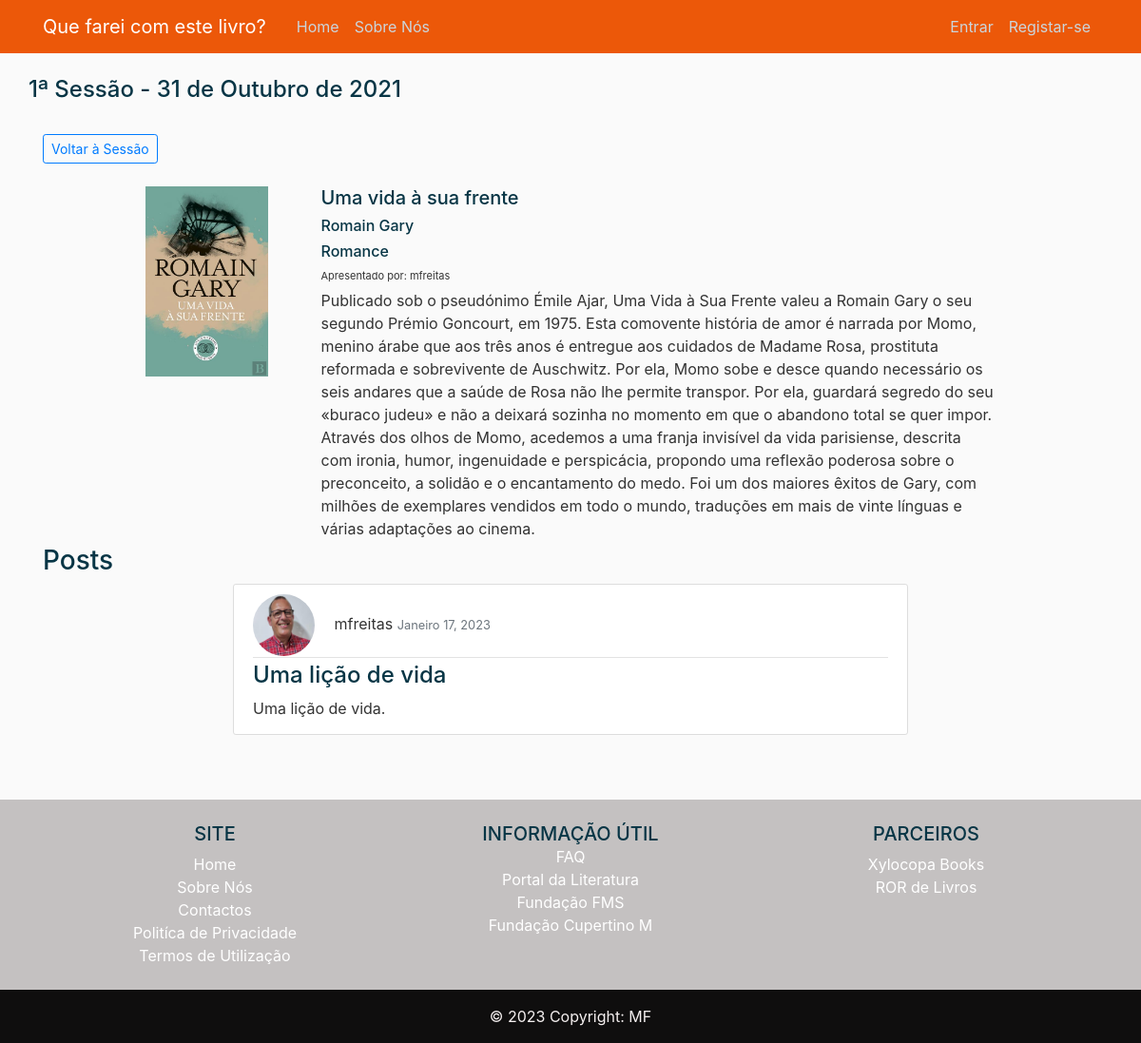
The page /detalhe-livro/1/ on the database its author committed.
### books/models.py (models this page shows, shortened)
class Books(models.Model):
    sessaoid = models.ForeignKey(Sessoes, on_delete=models.CASCADE)
    book_name = models.CharField(max_length=100)
    author = models.CharField(max_length=50, default='Autor')
    description = models.CharField(max_length=250)
    sinopse = models.TextField()
    image = models.ImageField(upload_to='books/')
    presented_by = models.ForeignKey(User, on_delete=models.CASCADE)

class Sessoes(models.Model):
    title = models.CharField(max_length=100)
    sessao_date = models.DateField()

class Posts(models.Model):
    bookid = models.ForeignKey(Books, on_delete=models.CASCADE)
    title = models.CharField(max_length=100)
    content =models.TextField()
    date_posted = models.DateTimeField(default=timezone.now)
    posted_by = models.ForeignKey(User, on_delete=models.CASCADE)

### users/models.py (models this page shows, shortened)
class Profile(models.Model):
    user = models.OneToOneField(User, on_delete=models.CASCADE)
    image = models.ImageField(default='default.jpg', upload_to='profile_pics/')

### books/views.py (the view)
# urls.py: path('detalhe-livro/<int:pk>/', views.DetalhesLivro.as_view(), name='detalhe-livro'),
class DetalhesLivro(DetailView):
    model = Books
    template_name = 'books/detalhe_livro.html'
    def get_context_data(self, **kwargs):
        context = super().get_context_data(**kwargs)
        context ['sessao'] = Books.objects.select_related('sessaoid').get(pk=self.kwargs['pk'])
        return context

### books/templates/books/detalhe_livro.html (shortened to what this page needs)
{% extends "books/base.html" %}
{% load static %}
{% block content %}
    <div class="row">
        <h4>{{ sessao.sessaoid.title }} - {{ sessao.sessaoid.sessao_date }}</h4>
    </div>
    <br>
        <a class="btn btn-outline-primary btn-sm" href="{% url 'book:detalhe' sessao.sessaoid.id %}">Voltar à Sessão</a>
    <br>
    <br>
    <div class="container">
        <div class="row justify-content-center">
            <div class="col-sm-2">
                <img class="icenter" align="center" widht="128" height="200" src= {{ object.image.url }}/>
            </div>
            <div class="col-8">
                <h5> {{ object.book_name }} </h5>
                <h6> {{ object.author }}</h6>
                <h6> {{ object.description }} </h6>
                <p style="font-size:11px">Apresentado por: {{ object.presented_by }}</p>
                <p style="font: size 13px"> {{ object.sinopse }} </p>
            </div>
        </div>
    </div>
        {% if books.posts_set.all %}
            <h3>Posts</h3>
        {% endif %}
        {% for posts in books.posts_set.all %}
        <div class="container">
            <div class="row">
                <div class="col">
                </div>
                <div class="col-8" align="left">
                    <article class="media content-section">
                                <div class="media-body">
                                    <div class="article-metadata">
                                        <img class="rounded-circle article-img" src="{{ posts.posted_by.profile.image.url }}">
                                        {{ posts.posted_by }}
                                        <small class="text-muted"> {{ posts.date_posted|date:"F d, Y" }}</small>
                                    </div>
                                    <h4 class=""article-title">{{ posts.title }}</h4>
                                    <p class="article-content">{{ posts.content }}</p>
                                </div>
                    </article>
                </div>
                <div class="col">
                </div>
            </div>
        </div>
        {% endfor %}
{% endblock content %}

### books/static/books/main.css (style rules this page uses)
body { background: #fafafa; color: #333333; margin-top: 5rem; }
h1, h2, h3, h4, h5, h6 { color: #073545; }
p { margin-top: 5px ; margin-bottom: 5px ; }
.content-section { background: #ffffff; padding: 10px 20px; border: 1px solid #dddddd; border-radius: 3px; margin-bottom: 20px; }
.article-content { white-space: pre-line; }
.article-img { height: 65px; width: 65px; margin-right: 16px; }
.article-metadata { padding-bottom: 1px; margin-bottom: 4px; border-bottom: 1px solid #e3e3e3 }

### rows shown on the page
Books: sessaoid "1ª Sessão", sessaoid.sessao_date "31 de Outubro de 2021", image (picture), book_name "Uma vida à sua frente", author "Romain Gary", description "Romance", presented_by "mfreitas", sinopse "Publicado sob o pseudónimo Émile Ajar, Uma Vida à Sua Frente valeu a Romain Gary o seu segundo Prémio Goncourt, em 1975. Esta comovente história de amor é narrada por Momo, menino árabe que aos três anos é entregue aos cuidados de Madame Rosa, prostituta reformada e sobrevivente de Auschwitz. Por ela, Momo sobe e desce quando necessário os seis andares que a saúde de Rosa não lhe permite transpor. Por ela, guardará segredo do seu «buraco judeu» e não a deixará sozinha no momento em que o abandono total se quer impor. Através dos olhos de Momo, acedemos a uma franja invisível da vida parisiense, descrita com ironia, humor, ingenuidade e perspicácia, propondo uma reflexão poderosa sobre o…"
Posts: posted_by.profile.image (picture), posted_by "mfreitas", date_posted "Janeiro 17, 2023", title "Uma lição de vida", content "Uma lição de vida."
